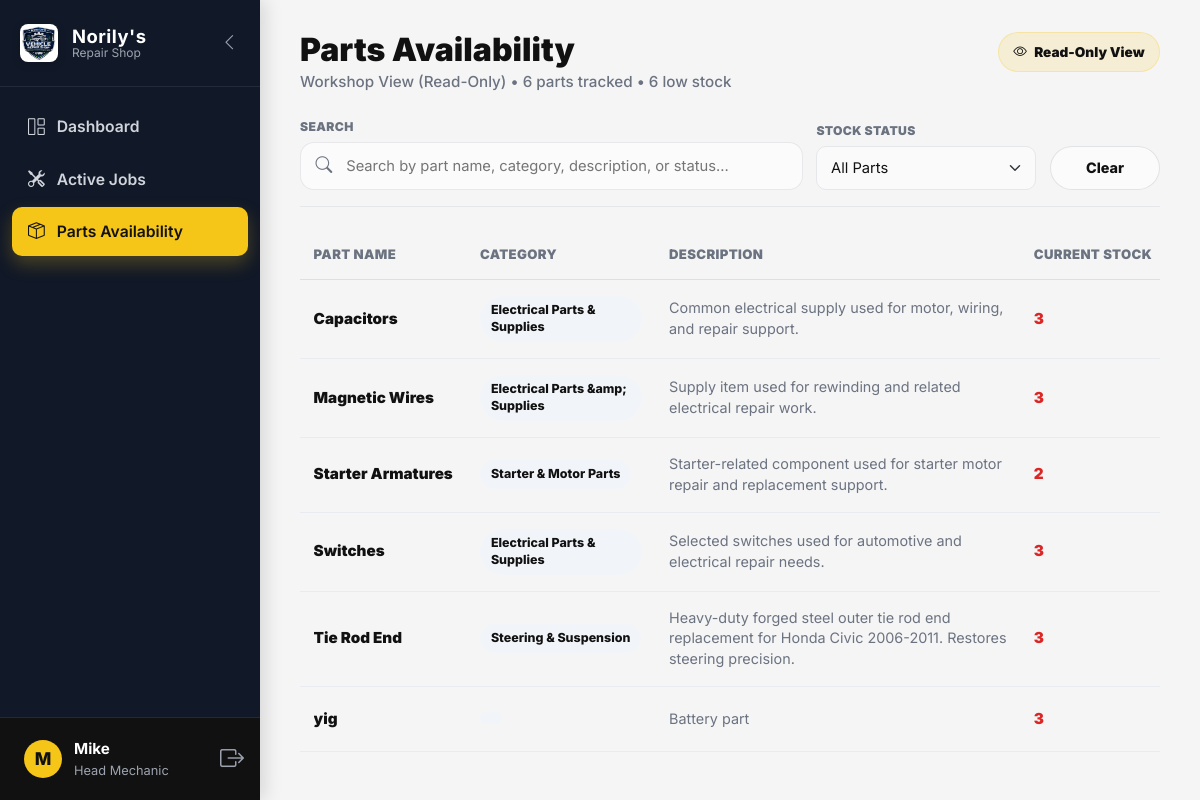
/views/inventory_view.php (signed in), run on the app's committed database.
### tables this page shows
CREATE TABLE `part` (
  `part_id` int(11) NOT NULL,
  `category` varchar(100) NOT NULL,
  `brand` varchar(100) DEFAULT NULL,
  `part_name` varchar(50) NOT NULL,
  `description` text DEFAULT NULL,
  `specification` text DEFAULT NULL,
  `compatibility` text DEFAULT NULL,
  `unit` varchar(50) DEFAULT 'piece',
  `unit_price` decimal(10,2) NOT NULL DEFAULT 0.00,
  `quantity_on_hand` smallint(6) NOT NULL DEFAULT 0,
  `low_stock_threshold` smallint(6) NOT NULL DEFAULT 3,
  `supplier_id` int(11) DEFAULT 1,
  `is_low_stock` tinyint(1) NOT NULL DEFAULT 0,
  `primary_supplier_id` int(11) DEFAULT 1,
  `is_active` tinyint(1) NOT NULL DEFAULT 1,
  `cost_price` decimal(10,2) DEFAULT NULL,
  `image` varchar(255) DEFAULT NULL,
  `full_description` text DEFAULT NULL
);

### views/inventory_view.php (the view, shortened to what this page needs)
<?php
$db = (new Database())->getConnection();
$stmt = $db->prepare("
    SELECT *
    FROM part
    ORDER BY part_name ASC
");
$stmt->execute();
$parts = $stmt->fetchAll(PDO::FETCH_ASSOC);
$totalParts = count($parts);
$lowStockCount = 0;
foreach ($parts as $p) {
    if ($p['quantity_on_hand'] <= $p['low_stock_threshold']) {
        $lowStockCount++;
    }
}
?>
<!DOCTYPE html>
<html lang="en">
<head>
<link href="https://cdn.jsdelivr.net/npm/bootstrap@5.3.0/dist/css/bootstrap.min.css" rel="stylesheet">
<link rel="stylesheet" href="https://cdn.jsdelivr.net/npm/bootstrap-icons@1.11.1/font/bootstrap-icons.css">
<link rel="stylesheet" href="../assets/css/style.css">
</head>
<body>
<div class="app-wrapper">
    <?php include '../includes/sidebar.php'; ?>
    <main class="main-content">
        <div class="parts-view-page">
            <div class="pv-header">
                <div>
                    <h2>Parts Availability</h2>
                    <p class="pv-count-text">
                        Workshop View (Read-Only) • <?php echo $totalParts; ?> parts tracked • <?php echo $lowStockCount; ?> low stock
                    </p>
                </div>
                <div class="pv-readonly-pill">
                    <i class="bi bi-eye"></i>
                    Read-Only View
                </div>
            </div>
            <div class="pv-filter-area">
                <div>
                    <label class="pv-filter-label" for="partSearch">Search</label>
                    <div class="pv-search-bar">
                        <i class="bi bi-search"></i>
                        <input
                            type="text"
                            id="partSearch"
                            placeholder="Search by part name, category, description, or status..."
                        >
                    </div>
                </div>
                <div>
                    <label class="pv-filter-label" for="stockFilter">Stock Status</label>
                    <select id="stockFilter" class="form-select pv-filter-select">
                        <option value="All">All Parts</option>
                    </select>
                </div>
                <button type="button" id="clearFilters" class="pv-clear-btn">
                    Clear
                </button>
            </div>
            <div class="pv-table-wrap">
                <table class="pv-table" id="partsTable">
                    <thead>
                        <tr>
                            <th>Part Name</th>
                            <th>Category</th>
                            <th>Description</th>
                            <th>Current Stock</th>
                        </tr>
                    </thead>
                    <tbody>
                        <?php if (count($parts) > 0): ?>
                            <?php foreach ($parts as $p): ?>
                                <?php
                                    $isLowStock = $p['quantity_on_hand'] <= $p['low_stock_threshold'];
                                    if (intval($p['quantity_on_hand']) === 0) {
                                        $statusText = 'Out of Stock';
                                        $statusClass = 'out';
                                    } elseif ($isLowStock) {
                                        $statusText = 'Low Stock';
                                    } else {
                                        $statusText = 'In Stock';
                                        $statusClass = 'ok';
                                    }
                                    $searchText = strtolower(
                                        ($p['part_name'] ?? '') . ' ' .
                                        ($p['category'] ?? '') . ' ' .
                                        ($p['description'] ?? '') . ' ' .
                                        $statusText
                                    );
                                ?>
                                <tr
                                    class="part-row"
                                    data-status="<?php echo htmlspecialchars($statusText); ?>"
                                    data-search="<?php echo htmlspecialchars($searchText); ?>"
                                >
                                    <td>
                                        <div class="pv-part-name" title="<?php echo htmlspecialchars($p['part_name']); ?>">
                                            <?php echo htmlspecialchars($p['part_name']); ?>
                                        </div>
                                    </td>
                                    <td>
                                        <span class="pv-category-badge">
                                            <?php echo htmlspecialchars($p['category']); ?>
                                        </span>
                                    </td>
                                    <td>
                                        <div class="pv-description">
                                            <?php echo htmlspecialchars($p['description']); ?>
                                        </div>
                                    </td>
                                    <td>
                                        <span class="pv-stock <?php echo $isLowStock ? 'low' : 'ok'; ?>">
                                            <?php echo htmlspecialchars($p['quantity_on_hand']); ?>
                                        </span>
                                    </td>
                                </tr>
                            <?php endforeach; ?>
                        <?php endif; ?>
                    </tbody>
                </table>
            </div>
        </div>
    </main>
</div>
</body>
</html>

### assets/css/style.css (style rules this page uses)
:root { --primary-yellow: #f5c518; --yellow-dark: #d9a900; --black: #111111; --dark-gray: #1f2937; --muted-gray: #6b7280; --light-gray: #f5f5f5; --border-light: #e5e7eb; --white: #ffffff; --success-bg: #d1fae5; --success-text: #047857; --warning-bg: #fef3c7; --warning-text: #92400e; --danger-bg: #fee2e2; --danger-text: #b91c1c; --dashboard-sidebar-bg: #111111; --dashboard-sidebar-hover: #1f1f1f; --dashboard-primary: #f5c518; --dashboard-primary-hover: #d9a900; --dashboard-primary-soft: #fff8d6; --dashboard-success: #047857; --dashboard-danger: #d72e2e; --dashboard-warning: #d97706; --dashboard-bg: #f5f5f5; --dashboard-card-bg: #ffffff; --dashboard-text-main: #111111; --dashboard-text-muted: #6b7280; --dashboard-cloud: #d1d5db; --dashboard-ocean: #f5c518; }
html { scroll-behavior: smooth; }
body { font-family: Arial, sans-serif; color: var(--black); background: var(--white); }
.app-wrapper { display: flex; min-height: 100vh; background-color: var(--dashboard-bg); color: var(--dashboard-text-main); font-family: 'Inter', system-ui, -apple-system, sans-serif; font-size: 16px; overflow-x: hidden; }
.main-content { flex-grow: 1; margin-left: 260px; padding: 2rem 2.5rem; background-color: var(--dashboard-bg); min-height: 100vh; }
.main-content h1, .main-content h2, .main-content h3, .main-content h4, .main-content h5, .main-content h6 { color: var(--dashboard-text-main); }
.app-wrapper .form-control, .app-wrapper .form-select { border: 1px solid var(--border-light); border-radius: 10px; color: var(--dashboard-text-main); }

### data on the page
part: part_name "Capacitors", category "Electrical Parts & Supplies", description "Common electrical supply used for motor, wiring, and repair support.", quantity_on_hand "3"
part: part_name "Magnetic Wires", category "Electrical Parts &amp; Supplies", description "Supply item used for rewinding and related electrical repair work.", quantity_on_hand "3"
part: part_name "Starter Armatures", category "Starter & Motor Parts", description "Starter-related component used for starter motor repair and replacement support.", quantity_on_hand "2"
part: part_name "Switches", category "Electrical Parts & Supplies", description "Selected switches used for automotive and electrical repair needs.", quantity_on_hand "3"
part: part_name "Tie Rod End", category "Steering & Suspension", description "Heavy-duty forged steel outer tie rod end replacement for Honda Civic 2006-2011. Restores steering precision.", quantity_on_hand "3"
part: part_name "yig", description "Battery part", quantity_on_hand "3"

### other printed values
$userInitial "M"
$_SESSION['first_name'] "Mike"
$userRole "Head Mechanic"
$totalParts "6"
$lowStockCount "6"
